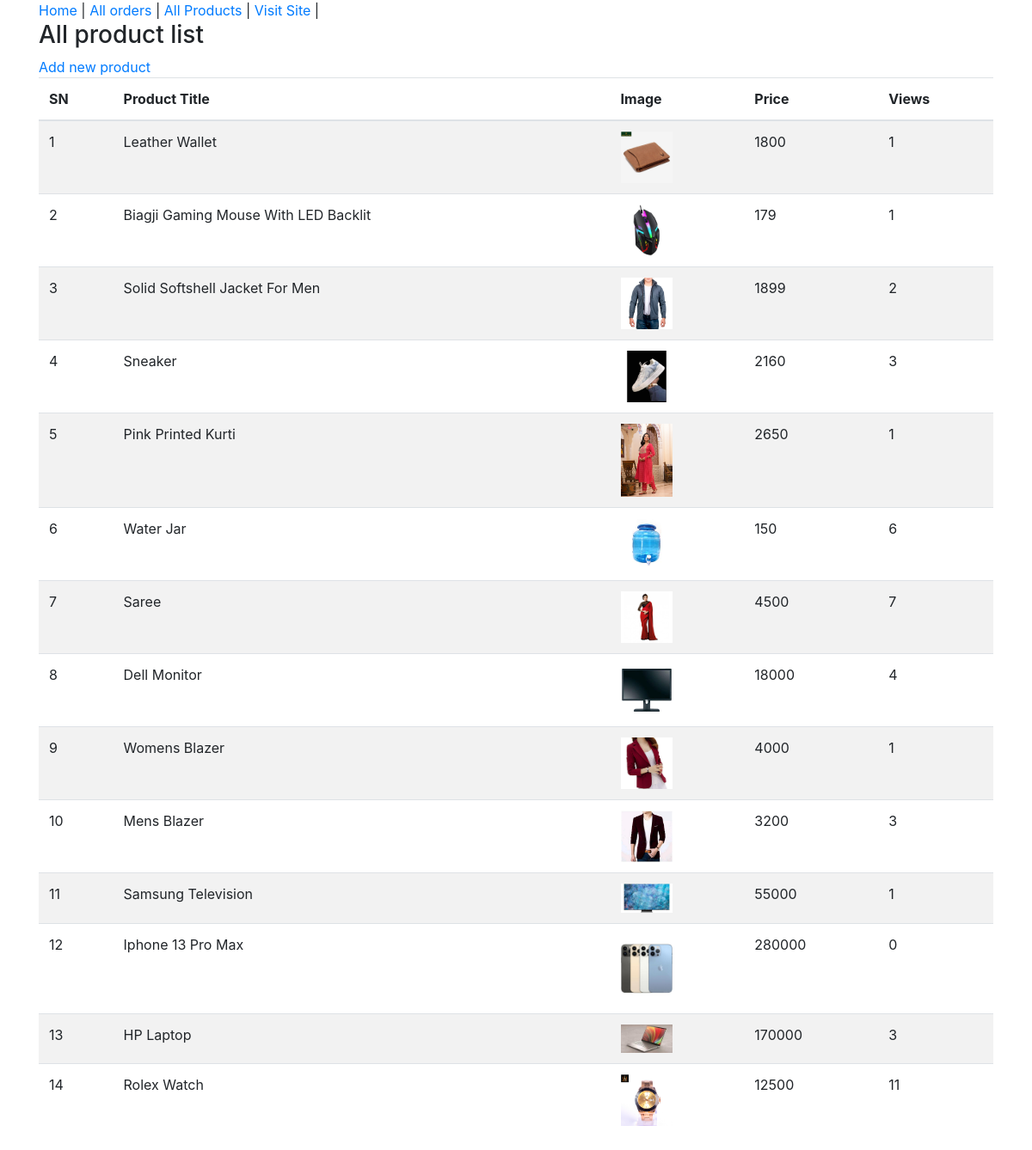
/admin-product/list/, run on the app's committed database.
### ecomapp/models.py (models this page shows, shortened)
class Product(models.Model):
    title = models.CharField(max_length=200)
    slug = models.SlugField(unique=True)
    category = models.ForeignKey(Category, on_delete=models.CASCADE)
    image = models.ImageField(upload_to="products")
    marked_price = models.PositiveIntegerField()
    selling_price = models.PositiveIntegerField()
    description = models.TextField()
    warranty = models.CharField(max_length=300, null=True, blank=True)
    return_policy = models.CharField(max_length=300, null=True, blank=True)
    view_count = models.PositiveIntegerField(default=0)

### ecomapp/views.py (the view)
# urls.py: path("admin-product/list/", AdminProductListView.as_view(),
class AdminProductListView(AdminRequiredMixin, ListView):
    template_name = "adminpages/adminproductlist.html"
    queryset = Product.objects.all().order_by("-id")
    context_object_name = "allproducts"

### templates/adminpages/adminproductlist.html (shortened to what this page needs)
{% extends 'adminpages/adminbase.html' %}
{% load humanize %}
{% block content %}
<div class="container">
    <div class="row">
        <div class="col-md-12">
            <h3>All product list</h3>
           <a href="{% url 'ecomapp:adminproductadd' %}">Add new product</a>
            <table class="table table-striped">
                <thead>
                    <tr>
                        <th>SN</th>
                        <th>Product Title</th>
                        <th>Image</th>
                        <th>Price</th>
                        <th>Views</th>
                    </tr>
                </thead>
                <tbody>
                    {% for p in allproducts %}
                    <tr>
                        <td>{{forloop.counter}}</td>
                        <td>{{p.title}}</td>
                        <td><img src="{{p.image.url}}" alt="" style="width: 60px" /></td>
                        <td>{{p.selling_price}}</td>
                        <td>{{p.view_count}}</td>
                    </tr>
                    {% endfor %}
                </tbody>
            </table>
        </div>
    </div>
</div>
{% endblock %}

### data on the page
Product: title "Leather Wallet", image (picture), selling_price "1800", view_count "1"
Product: title "Biagji Gaming Mouse With LED Backlit", image (picture), selling_price "179", view_count "1"
Product: title "Solid Softshell Jacket For Men", image (picture), selling_price "1899", view_count "2"
Product: title "Sneaker", image (picture), selling_price "2160", view_count "3"
Product: title "Pink Printed Kurti", image (picture), selling_price "2650", view_count "1"
Product: title "Water Jar", image (picture), selling_price "150", view_count "6"
Product: title "Saree", image (picture), selling_price "4500", view_count "7"
Product: title "Dell Monitor", image (picture), selling_price "18000", view_count "4"
Product: title "Womens Blazer", image (picture), selling_price "4000", view_count "1"
Product: title "Mens Blazer", image (picture), selling_price "3200", view_count "3"
Product: title "Samsung Television", image (picture), selling_price "55000", view_count "1"
Product: title "Iphone 13 Pro Max", image (picture), selling_price "280000", view_count "0"
Product: title "HP Laptop", image (picture), selling_price "170000", view_count "3"
Product: title "Rolex Watch", image (picture), selling_price "12500", view_count "11"
